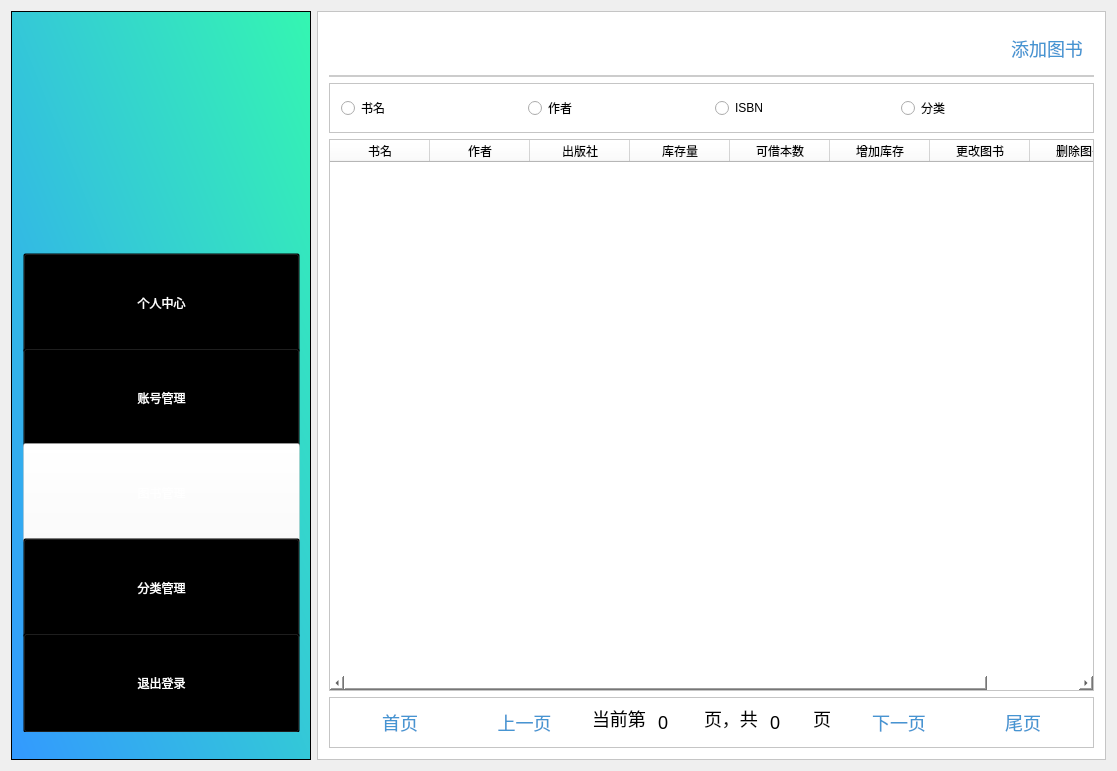
<?xml version="1.0" encoding="UTF-8"?>
<ui version="4.0">
 <class>admin_searchbook</class>
 <widget class="QWidget" name="admin_searchbook">
  <property name="geometry">
   <rect>
    <x>0</x>
    <y>0</y>
    <width>1117</width>
    <height>771</height>
   </rect>
  </property>
  <property name="windowTitle">
   <string>admin_searchbook</string>
  </property>
  <layout class="QHBoxLayout" name="horizontalLayout">
   <item>
    <widget class="QFrame" name="frame">
     <property name="sizePolicy">
      <sizepolicy hsizetype="Fixed" vsizetype="Expanding">
       <horstretch>0</horstretch>
       <verstretch>0</verstretch>
      </sizepolicy>
     </property>
     <property name="minimumSize">
      <size>
       <width>300</width>
       <height>700</height>
      </size>
     </property>
     <property name="styleSheet">
      <string notr="true">
background-color: qlineargradient(spread:pad, x1:0, y1:1, x2:1, y2:0, stop:0 rgba(51, 153, 255,1), stop:1 rgba(52, 246, 177,1));</string>
     </property>
     <property name="frameShape">
      <enum>QFrame::StyledPanel</enum>
     </property>
     <property name="frameShadow">
      <enum>QFrame::Raised</enum>
     </property>
     <widget class="QFrame" name="frame_2">
      <property name="geometry">
       <rect>
        <x>70</x>
        <y>30</y>
        <width>171</width>
        <height>176</height>
       </rect>
      </property>
      <property name="minimumSize">
       <size>
        <width>0</width>
        <height>0</height>
       </size>
      </property>
      <property name="baseSize">
       <size>
        <width>0</width>
        <height>100</height>
       </size>
      </property>
      <property name="styleSheet">
       <string notr="true">image: url(:/Library/images/logo2.png);
background:transparent;</string>
      </property>
      <property name="frameShape">
       <enum>QFrame::StyledPanel</enum>
      </property>
      <property name="frameShadow">
       <enum>QFrame::Raised</enum>
      </property>
     </widget>
     <widget class="QFrame" name="frame_8">
      <property name="geometry">
       <rect>
        <x>0</x>
        <y>230</y>
        <width>301</width>
        <height>491</height>
       </rect>
      </property>
      <property name="styleSheet">
       <string notr="true">background:transparent;</string>
      </property>
      <property name="frameShape">
       <enum>QFrame::StyledPanel</enum>
      </property>
      <property name="frameShadow">
       <enum>QFrame::Raised</enum>
      </property>
      <layout class="QVBoxLayout" name="verticalLayout_6">
       <item>
        <layout class="QVBoxLayout" name="verticalLayout">
         <property name="spacing">
          <number>7</number>
         </property>
         <property name="sizeConstraint">
          <enum>QLayout::SetDefaultConstraint</enum>
         </property>
         <item>
          <widget class="QPushButton" name="btnPersonal">
           <property name="minimumSize">
            <size>
             <width>0</width>
             <height>100</height>
            </size>
           </property>
           <property name="styleSheet">
            <string notr="true">font: 12pt &quot;微软雅黑&quot;;
color:white;
background:transparent;
cursor:pointer;</string>
           </property>
           <property name="text">
            <string>个人中心</string>
           </property>
          </widget>
         </item>
         <item>
          <widget class="QPushButton" name="btnSearchuser">
           <property name="minimumSize">
            <size>
             <width>0</width>
             <height>100</height>
            </size>
           </property>
           <property name="styleSheet">
            <string notr="true">font: 12pt &quot;微软雅黑&quot;;
color:white;
background:transparent;
cursor:pointer;</string>
           </property>
           <property name="text">
            <string>账号管理</string>
           </property>
          </widget>
         </item>
         <item>
          <widget class="QPushButton" name="btnSearchbook">
           <property name="minimumSize">
            <size>
             <width>0</width>
             <height>100</height>
            </size>
           </property>
           <property name="styleSheet">
            <string notr="true">font: 12pt &quot;微软雅黑&quot;;
color:white;
background:transparent;
cursor:pointer;
background-color:rgba(255,255,255,0.4);</string>
           </property>
           <property name="text">
            <string>图书管理</string>
           </property>
          </widget>
         </item>
         <item>
          <widget class="QPushButton" name="btnClassify">
           <property name="minimumSize">
            <size>
             <width>0</width>
             <height>100</height>
            </size>
           </property>
           <property name="styleSheet">
            <string notr="true">font: 12pt &quot;微软雅黑&quot;;
color:white;
background:transparent;
cursor:pointer;</string>
           </property>
           <property name="text">
            <string>分类管理</string>
           </property>
          </widget>
         </item>
         <item>
          <widget class="QPushButton" name="btnLogout">
           <property name="minimumSize">
            <size>
             <width>0</width>
             <height>100</height>
            </size>
           </property>
           <property name="styleSheet">
            <string notr="true">font: 12pt &quot;微软雅黑&quot;;
color:white;
background:transparent;
cursor:pointer;</string>
           </property>
           <property name="text">
            <string>退出登录</string>
           </property>
          </widget>
         </item>
        </layout>
       </item>
      </layout>
     </widget>
    </widget>
   </item>
   <item>
    <widget class="QFrame" name="frame_3">
     <property name="styleSheet">
      <string notr="true">background:white;</string>
     </property>
     <property name="frameShape">
      <enum>QFrame::StyledPanel</enum>
     </property>
     <property name="frameShadow">
      <enum>QFrame::Raised</enum>
     </property>
     <layout class="QVBoxLayout" name="verticalLayout_2">
      <item>
       <widget class="QFrame" name="frame_4">
        <property name="sizePolicy">
         <sizepolicy hsizetype="Preferred" vsizetype="Fixed">
          <horstretch>0</horstretch>
          <verstretch>4</verstretch>
         </sizepolicy>
        </property>
        <property name="styleSheet">
         <string notr="true">border:2px solid #cccccc;
border-top:0px;
border-left:0px;
border-right:0px;</string>
        </property>
        <property name="frameShape">
         <enum>QFrame::StyledPanel</enum>
        </property>
        <property name="frameShadow">
         <enum>QFrame::Raised</enum>
        </property>
        <layout class="QGridLayout" name="gridLayout">
         <item row="0" column="0">
          <widget class="QTextEdit" name="txtSearch">
           <property name="sizePolicy">
            <sizepolicy hsizetype="Expanding" vsizetype="Maximum">
             <horstretch>0</horstretch>
             <verstretch>100</verstretch>
            </sizepolicy>
           </property>
           <property name="maximumSize">
            <size>
             <width>16777215</width>
             <height>30</height>
            </size>
           </property>
           <property name="styleSheet">
            <string notr="true">color:#4695d2;
border:none;
font-size:18px;</string>
           </property>
          </widget>
         </item>
         <item row="0" column="1">
          <widget class="QPushButton" name="btnSearch">
           <property name="minimumSize">
            <size>
             <width>0</width>
             <height>30</height>
            </size>
           </property>
           <property name="styleSheet">
            <string notr="true">color:#4695d2;
image: url(:/Library/images/search.png);
border:none;
font-size:18px;</string>
           </property>
           <property name="text">
            <string/>
           </property>
          </widget>
         </item>
         <item row="0" column="2">
          <widget class="QPushButton" name="btnAdd">
           <property name="styleSheet">
            <string notr="true">color:#4695d2;
border:none;
font-size:18px;</string>
           </property>
           <property name="text">
            <string>添加图书</string>
           </property>
          </widget>
         </item>
        </layout>
       </widget>
      </item>
      <item>
       <widget class="QFrame" name="frame_6">
        <property name="maximumSize">
         <size>
          <width>16777215</width>
          <height>50</height>
         </size>
        </property>
        <property name="frameShape">
         <enum>QFrame::StyledPanel</enum>
        </property>
        <property name="frameShadow">
         <enum>QFrame::Raised</enum>
        </property>
        <layout class="QHBoxLayout" name="horizontalLayout_4">
         <item>
          <widget class="QRadioButton" name="radioName">
           <property name="text">
            <string>书名</string>
           </property>
          </widget>
         </item>
         <item>
          <widget class="QRadioButton" name="radioAuthor">
           <property name="text">
            <string>作者</string>
           </property>
          </widget>
         </item>
         <item>
          <widget class="QRadioButton" name="radioISBN">
           <property name="text">
            <string>ISBN</string>
           </property>
          </widget>
         </item>
         <item>
          <widget class="QRadioButton" name="radioClassify">
           <property name="text">
            <string>分类</string>
           </property>
          </widget>
         </item>
        </layout>
       </widget>
      </item>
      <item>
       <widget class="QTableWidget" name="tableWidget">
        <property name="sizePolicy">
         <sizepolicy hsizetype="Preferred" vsizetype="Preferred">
          <horstretch>0</horstretch>
          <verstretch>0</verstretch>
         </sizepolicy>
        </property>
        <property name="styleSheet">
         <string notr="true">text-align:center;</string>
        </property>
        <column>
         <property name="text">
          <string>书名</string>
         </property>
         <property name="textAlignment">
          <set>AlignCenter</set>
         </property>
        </column>
        <column>
         <property name="text">
          <string>作者</string>
         </property>
         <property name="textAlignment">
          <set>AlignCenter</set>
         </property>
        </column>
        <column>
         <property name="text">
          <string>出版社</string>
         </property>
         <property name="textAlignment">
          <set>AlignCenter</set>
         </property>
        </column>
        <column>
         <property name="text">
          <string>库存量</string>
         </property>
         <property name="textAlignment">
          <set>AlignCenter</set>
         </property>
        </column>
        <column>
         <property name="text">
          <string>可借本数</string>
         </property>
         <property name="textAlignment">
          <set>AlignCenter</set>
         </property>
        </column>
        <column>
         <property name="text">
          <string>增加库存</string>
         </property>
         <property name="textAlignment">
          <set>AlignCenter</set>
         </property>
        </column>
        <column>
         <property name="text">
          <string>更改图书</string>
         </property>
         <property name="textAlignment">
          <set>AlignCenter</set>
         </property>
        </column>
        <column>
         <property name="text">
          <string>删除图书</string>
         </property>
         <property name="textAlignment">
          <set>AlignCenter</set>
         </property>
        </column>
       </widget>
      </item>
      <item>
       <widget class="QFrame" name="frame_5">
        <property name="sizePolicy">
         <sizepolicy hsizetype="Preferred" vsizetype="Fixed">
          <horstretch>0</horstretch>
          <verstretch>0</verstretch>
         </sizepolicy>
        </property>
        <property name="frameShape">
         <enum>QFrame::StyledPanel</enum>
        </property>
        <property name="frameShadow">
         <enum>QFrame::Raised</enum>
        </property>
        <layout class="QHBoxLayout" name="horizontalLayout_2">
         <item>
          <widget class="QPushButton" name="btnFirstPage">
           <property name="sizePolicy">
            <sizepolicy hsizetype="Preferred" vsizetype="Fixed">
             <horstretch>0</horstretch>
             <verstretch>0</verstretch>
            </sizepolicy>
           </property>
           <property name="styleSheet">
            <string notr="true">color:#4695d2;
border:none;
font-size:18px;</string>
           </property>
           <property name="text">
            <string>首页</string>
           </property>
          </widget>
         </item>
         <item>
          <widget class="QPushButton" name="btnLastPage">
           <property name="sizePolicy">
            <sizepolicy hsizetype="Preferred" vsizetype="Fixed">
             <horstretch>0</horstretch>
             <verstretch>0</verstretch>
            </sizepolicy>
           </property>
           <property name="styleSheet">
            <string notr="true">color:#4695d2;
border:none;
font-size:18px;</string>
           </property>
           <property name="text">
            <string>上一页</string>
           </property>
          </widget>
         </item>
         <item>
          <layout class="QHBoxLayout" name="horizontalLayout_3">
           <item>
            <widget class="QLineEdit" name="lineEdit_4">
             <property name="sizePolicy">
              <sizepolicy hsizetype="Maximum" vsizetype="Preferred">
               <horstretch>0</horstretch>
               <verstretch>0</verstretch>
              </sizepolicy>
             </property>
             <property name="maximumSize">
              <size>
               <width>60</width>
               <height>16777215</height>
              </size>
             </property>
             <property name="styleSheet">
              <string notr="true">border:none;
font-size:18px;</string>
             </property>
             <property name="text">
              <string>当前第</string>
             </property>
            </widget>
           </item>
           <item>
            <widget class="QLineEdit" name="etIndexPage">
             <property name="sizePolicy">
              <sizepolicy hsizetype="Maximum" vsizetype="Preferred">
               <horstretch>0</horstretch>
               <verstretch>0</verstretch>
              </sizepolicy>
             </property>
             <property name="maximumSize">
              <size>
               <width>40</width>
               <height>16777215</height>
              </size>
             </property>
             <property name="styleSheet">
              <string notr="true">border:none;
font-size:18px;</string>
             </property>
             <property name="text">
              <string>0</string>
             </property>
            </widget>
           </item>
           <item>
            <widget class="QLineEdit" name="lineEdit_2">
             <property name="sizePolicy">
              <sizepolicy hsizetype="Maximum" vsizetype="Preferred">
               <horstretch>0</horstretch>
               <verstretch>0</verstretch>
              </sizepolicy>
             </property>
             <property name="maximumSize">
              <size>
               <width>60</width>
               <height>16777215</height>
              </size>
             </property>
             <property name="styleSheet">
              <string notr="true">border:none;
font-size:18px;</string>
             </property>
             <property name="text">
              <string>页，共</string>
             </property>
            </widget>
           </item>
           <item>
            <widget class="QLineEdit" name="etCountPage">
             <property name="sizePolicy">
              <sizepolicy hsizetype="Maximum" vsizetype="Preferred">
               <horstretch>0</horstretch>
               <verstretch>0</verstretch>
              </sizepolicy>
             </property>
             <property name="maximumSize">
              <size>
               <width>40</width>
               <height>16777215</height>
              </size>
             </property>
             <property name="styleSheet">
              <string notr="true">border:none;
font-size:18px;
</string>
             </property>
             <property name="text">
              <string>0</string>
             </property>
            </widget>
           </item>
           <item>
            <widget class="QLineEdit" name="lineEdit">
             <property name="sizePolicy">
              <sizepolicy hsizetype="Maximum" vsizetype="Preferred">
               <horstretch>0</horstretch>
               <verstretch>0</verstretch>
              </sizepolicy>
             </property>
             <property name="maximumSize">
              <size>
               <width>20</width>
               <height>16777215</height>
              </size>
             </property>
             <property name="styleSheet">
              <string notr="true">border:none;
font-size:18px;</string>
             </property>
             <property name="text">
              <string>页</string>
             </property>
            </widget>
           </item>
          </layout>
         </item>
         <item>
          <widget class="QPushButton" name="btnNextPage">
           <property name="sizePolicy">
            <sizepolicy hsizetype="Preferred" vsizetype="Fixed">
             <horstretch>0</horstretch>
             <verstretch>0</verstretch>
            </sizepolicy>
           </property>
           <property name="styleSheet">
            <string notr="true">color:#4695d2;
border:none;
font-size:18px;</string>
           </property>
           <property name="text">
            <string>下一页</string>
           </property>
          </widget>
         </item>
         <item>
          <widget class="QPushButton" name="btnTheLast">
           <property name="sizePolicy">
            <sizepolicy hsizetype="Preferred" vsizetype="Fixed">
             <horstretch>0</horstretch>
             <verstretch>0</verstretch>
            </sizepolicy>
           </property>
           <property name="styleSheet">
            <string notr="true">color:#4695d2;
border:none;
font-size:18px;</string>
           </property>
           <property name="text">
            <string>尾页</string>
           </property>
          </widget>
         </item>
        </layout>
       </widget>
      </item>
     </layout>
    </widget>
   </item>
  </layout>
 </widget>
 <layoutdefault spacing="6" margin="11"/>
 <resources>
  <include location="library.qrc"/>
 </resources>
 <connections/>
</ui>
